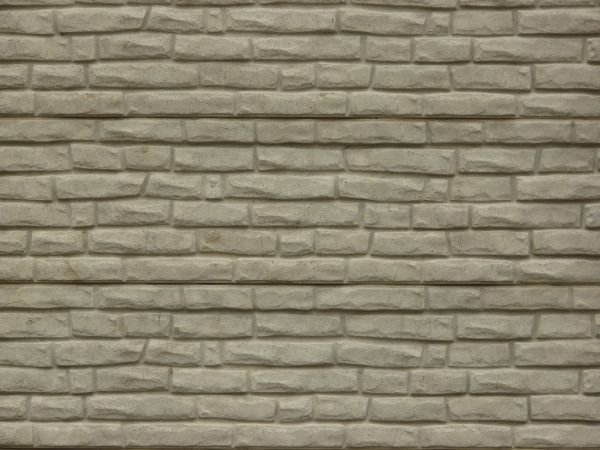
#> input picture Computer Vision/Data Training/brick/brick1.jpg, 600 x 450 px; its folder holds 4 pictures in this run
$ python brickGLCM.py   (older library calls are emulated)
#> lines starting #> are read from the running program, lines starting #| are printed output that depends on the picture; long printed decimals are rounded
import numpy as np
import matplotlib.pyplot as plt
import cv2
from skimage.feature import graycomatrix, graycoprops
import random

# === image read ==
img = 'brick'
def printFormat(num):
    if (num < 10):
        print(format(num, '.6f'), end='')
    elif (num >= 10 and num < 100):
        print(format(num, '.5f'), end='')
    else:
        print(format(num, '.4f'), end='')

for loop in range(1, 11):
    imgNo = img + str(loop)
    image = cv2.imread(imgNo + '.jpg', cv2.IMREAD_GRAYSCALE)
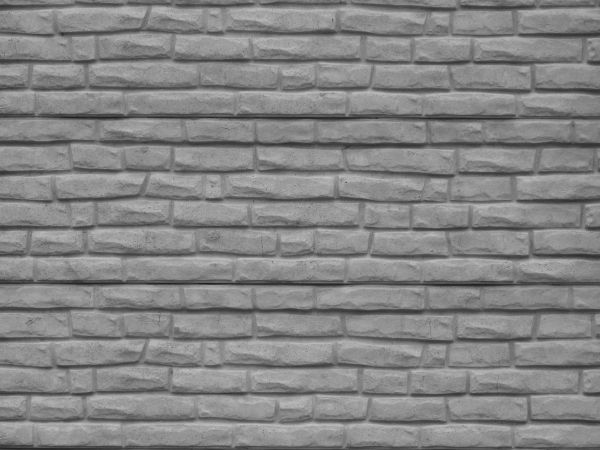
#> image: shape (450, 600); min 27, max 195, mean 132.6

    # === image grass and sky ===
    PATCH_SIZE = 32
    h, w = image.shape
#> h = 450; w = 600

    locations = []
    for i in range(10):
        x = random.randrange(0 + PATCH_SIZE / 2, w - PATCH_SIZE / 2)
        y = random.randrange(0 + PATCH_SIZE / 2, h - PATCH_SIZE / 2)
        locations.append((y, x))

    patches = list()
    for loc in locations:
        patches.append(image[loc[0] - int(PATCH_SIZE / 2):loc[0] + int(PATCH_SIZE / 2),
                            loc[1] - int(PATCH_SIZE / 2):loc[1] + int(PATCH_SIZE / 2)])
#> after the loop, patches = 10 items
    # === cutted grass and sky area with GLCM ===
    dissim = list()
    correl = list()
    contra = list()
    homoge = list()
    energy = list()
    ASM = list()
    for patch in (patches):
        # print(patch)
        glcm = graycomatrix(patch, distances=[1], angles=[0], levels=256, symmetric=False, normed=True)
        dissim.append(graycoprops(glcm, 'dissimilarity')[0, 0])
        correl.append(graycoprops(glcm, 'correlation')[0, 0])
        contra.append(graycoprops(glcm, 'contrast')[0, 0])
        homoge.append(graycoprops(glcm, 'homogeneity')[0, 0])
        energy.append(graycoprops(glcm, 'energy')[0, 0])
        ASM.append(graycoprops(glcm, 'ASM')[0, 0])
#> this loop made 10 passes
#> after the loop, ASM = [0.00233, 0.0023, 0.00235, 0.00251, 0.00199, 0.00442, 0.00232, 0.0023, 0.00283, 0.00222]; contra = [17.45, 21.81, 15.85, 15.31, 28.65, 8.04, 20.27, 23.88, 15.74, 21.29]; correl = [0.982, 0.97, 0.993, 0.99, 0.972, 0.995, 0.989, 0.974, 0.985, 0.978]; dissim = [2.93, 3.3, 2.59, 2.78, 3.67, 1.98, 3.04, 3.52, 2.88, 3.38]; energy = [0.0482, 0.0479, 0.0485, 0.0501, 0.0446, 0.0665, 0.0482, 0.048, 0.0532, 0.0471]; homoge = [0.318, 0.296, 0.35, 0.32, 0.276, 0.419, 0.325, 0.262, 0.316, 0.287]

    # print(len(dissim))
    dis = 0
    cor = 0
    con = 0
    hom = 0
    ene = 0
    asm = 0
    for i in range(len(dissim)):
        print(img + str(loop - 1) + str(i) + "\t\t", end='')
        printFormat(dissim[i])
        print("\t\t", end='')
        printFormat(correl[i])
        print("\t\t", end='')
        printFormat(contra[i])
        print("\t\t", end='')
        printFormat(homoge[i])
        print("\t\t", end='')
        printFormat(energy[i])
        print("\t\t", end='')
        printFormat(ASM[i])
        print("")
#> pass 2 of the loop `for loop in range(1, 11):`:
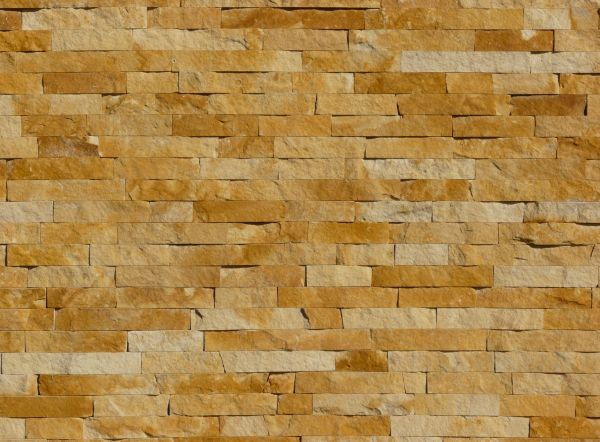
#> input picture Computer Vision/Data Training/brick/brick2.jpg, 600 x 442 px
#> `image = cv2.imread(imgNo + '.jpg', cv2.IMREAD_GRAYSCALE)`:
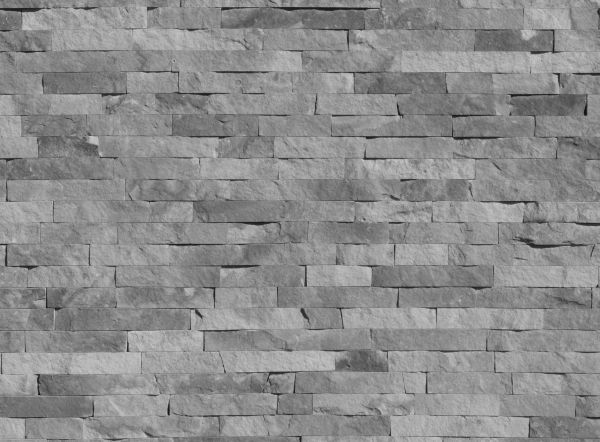
#> image: shape (442, 600); min 12, max 205, mean 140.5
#> the loop `for patch in (patches):` made 10 passes
#> after the loop `for patch in (patches):`: ASM = [0.00182, 0.00253, 0.00218, 0.00258, 0.00166, 0.00204, 0.00167, 0.00235, 0.00185, 0.00156]; contra = [200.2, 27.46, 31.88, 25.75, 70.3, 137.8, 117.1, 306.5, 198.7, 189.3]; correl = [0.547, 0.939, 0.91, 0.974, 0.936, 0.599, 0.906, 0.689, 0.609, 0.732]; dissim = [7.76, 4.03, 4.24, 3.8, 6.06, 7.4, 7.22, 8.3, 8.85, 8.39]; energy = [0.0427, 0.0503, 0.0467, 0.0508, 0.0407, 0.0452, 0.0409, 0.0485, 0.043, 0.0396]; homoge = [0.152, 0.214, 0.217, 0.243, 0.171, 0.15, 0.17, 0.176, 0.134, 0.141]
#> the loop `for i in range(len(dissim)):` made 10 passes
#| brick10		7.760		0.5469		200.2117		0.1519		0.0427		0.001823
#| brick11		4.026		0.9386		27.458		0.2137		0.05034		0.002534
#| brick12		4.241		0.9098		31.882		0.2171		0.04668		0.002179
#| brick13		3.801		0.9744		25.753		0.2433		0.05076		0.002577
#| brick14		6.061		0.9356		70.303		0.171		0.04075		0.00166
#> (further printed lines are left out)
#> pass 3 of the loop `for loop in range(1, 11):`:
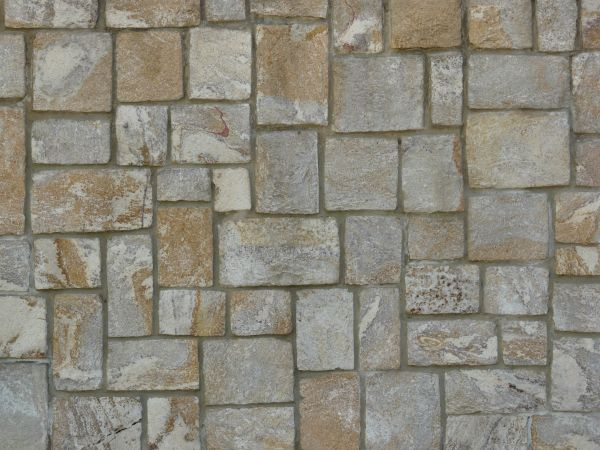
#> input picture Computer Vision/Data Training/brick/brick3.jpg, 600 x 450 px
#> `image = cv2.imread(imgNo + '.jpg', cv2.IMREAD_GRAYSCALE)`:
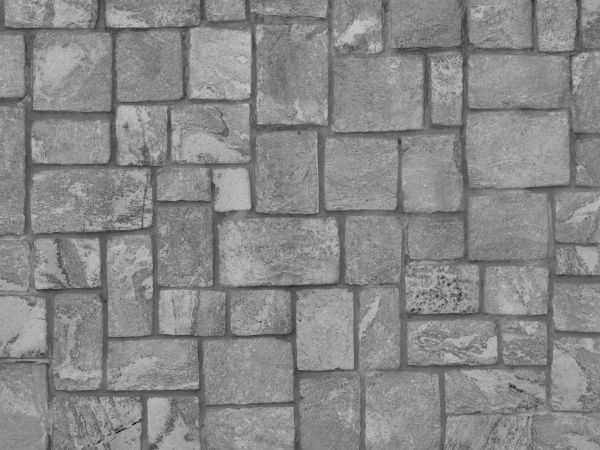
#> image: shape (450, 600); min 26, max 203, mean 136.4
#> after the loop `for patch in (patches):`: ASM = [0.00131, 0.00149, 0.00138, 0.00168, 0.00332, 0.002, 0.00214, 0.00144, 0.00207, 0.00143]; contra = [287.8, 164.1, 149.5, 86.09, 46.12, 44.04, 65.56, 139.2, 52.53, 161.2]; correl = [0.485, 0.858, 0.906, 0.913, 0.887, 0.95, 0.896, 0.842, 0.944, 0.864]; dissim = [12.98, 9.06, 8.79, 6.54, 4.49, 4.87, 6.19, 8.13, 4.98, 9.47]; energy = [0.0362, 0.0386, 0.0371, 0.041, 0.0576, 0.0447, 0.0463, 0.0379, 0.0455, 0.0378]; homoge = [0.0932, 0.124, 0.127, 0.177, 0.238, 0.202, 0.151, 0.154, 0.254, 0.122]
#> (the run stopped early here; a loop or call above may not have finished)
